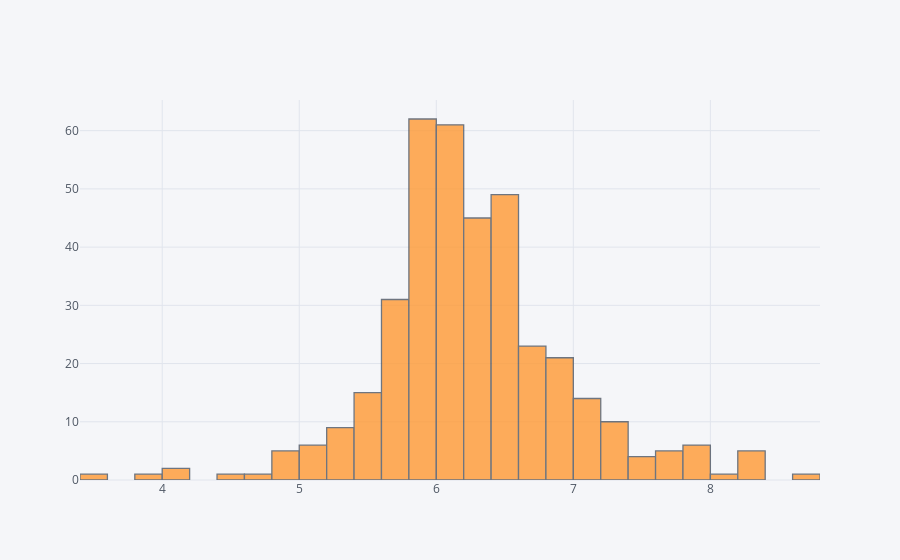

The code cell stored with this chart in its notebook:
### Code cell
train_data.RM.iplot(kind='hist')

### Figure 1 — Plotly figure (JSON) as saved in the notebook; plotly's stock layout.template omitted (floating-point values rounded to 4 significant figures; data arrays with more than 128 entries replaced by an {"elided": "..."} marker saying what was removed)
{"data": [{"histfunc": "count", "histnorm": "", "marker": {"color": "rgba(255, 153, 51, 1.0)", "line": {"color": "#4D5663", "width": 1.3}}, "name": "RM", "opacity": 0.8, "orientation": "v", "type": "histogram", "uid": "74f06024-f369-4d71-bbe7-f37bbb384fa1", "x": {"elided": "379 float values"}}], "layout": {"barmode": "overlay", "legend": {"bgcolor": "#F5F6F9", "font": {"color": "#4D5663"}}, "paper_bgcolor": "#F5F6F9", "plot_bgcolor": "#F5F6F9", "title": {"font": {"color": "#4D5663"}}, "xaxis": {"gridcolor": "#E1E5ED", "showgrid": true, "tickfont": {"color": "#4D5663"}, "title": {"font": {"color": "#4D5663"}, "text": ""}, "zerolinecolor": "#E1E5ED"}, "yaxis": {"gridcolor": "#E1E5ED", "showgrid": true, "tickfont": {"color": "#4D5663"}, "title": {"font": {"color": "#4D5663"}, "text": ""}, "zerolinecolor": "#E1E5ED"}}}
